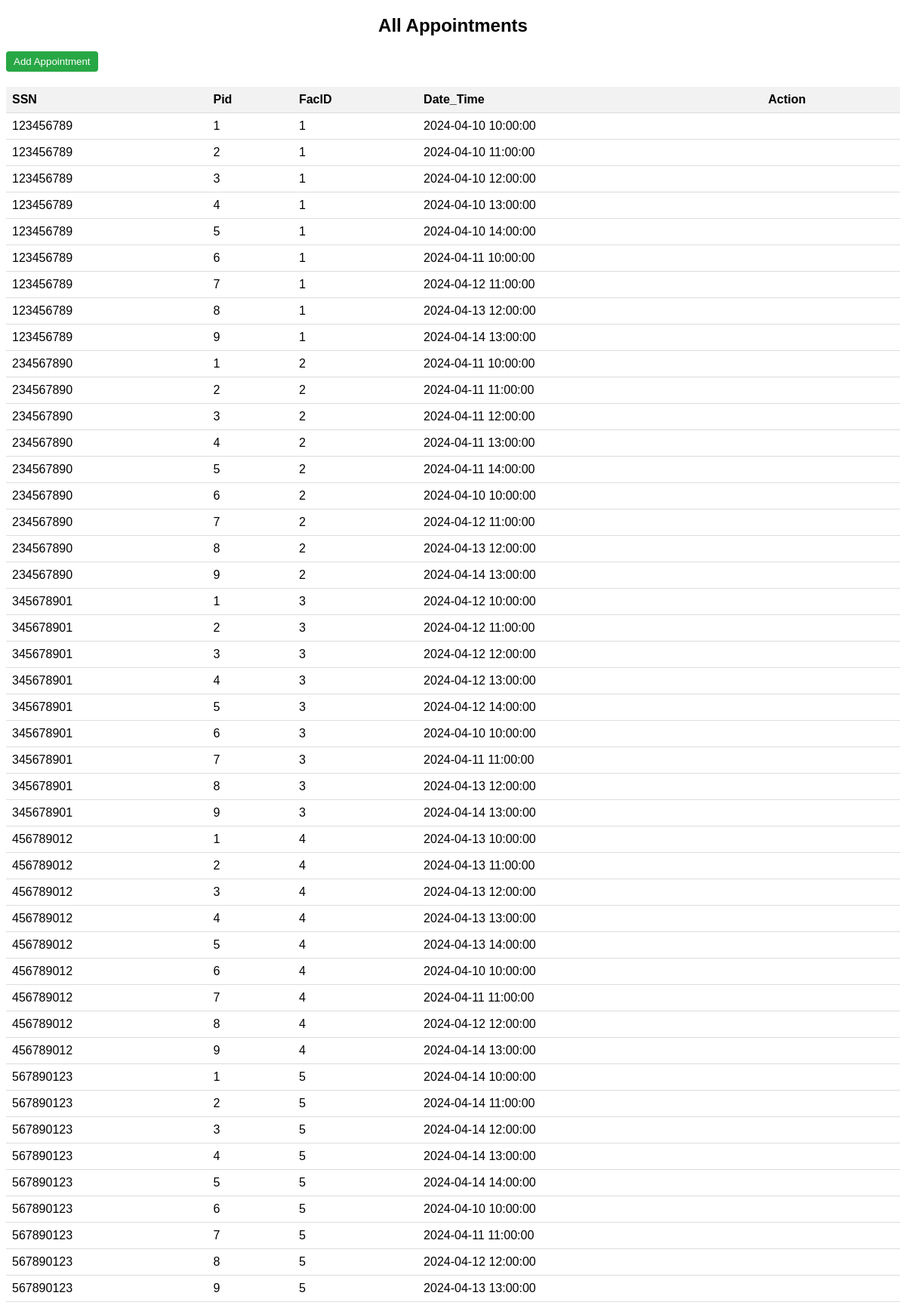
/modules/pm/appointments/appointments.php, run on the app's committed database.
### tables this page shows
CREATE TABLE `Appointment` (
  `FacID` int(10) NOT NULL,
  `SSN` varchar(50) NOT NULL,
  `Pid` int(10) NOT NULL,  
  `Date_Time` timestamp NULL DEFAULT current_timestamp(),
  `Inv_id` int(10) DEFAULT NULL,
  `Cost` int(10) DEFAULT NULL,
  PRIMARY KEY (`SSN`, `Pid`, `FacID`, `Date_Time`),
  CONSTRAINT appointment_fk_emp FOREIGN KEY (`SSN`) REFERENCES `Doctor` (`SSN`),
  CONSTRAINT appointment_fk_patient FOREIGN KEY (`Pid`) REFERENCES `Patient` (`Pid`),
  CONSTRAINT appointment_fk_facility FOREIGN KEY (`FacID`) REFERENCES `Facility` (`FacID`),
  CONSTRAINT appointment_fk_invoice FOREIGN KEY (`Inv_id`) REFERENCES `Invoice` (`Inv_id`)
);

### modules/pm/appointments/appointments.php (the view, shortened to what this page needs)
<!DOCTYPE html>
<html lang="en">
<head>
</head>
<body>
<h2>All Appointments</h2>
<button class="add-appointment-btn" onclick="location.href='add_appointment.php'">Add Appointment</button>
<table>
    <thead>
        <tr>
            <th>SSN</th>
            <th>Pid</th>
            <th>FacID</th>
            <th>Date_Time</th>
            <th>Action</th>
        </tr>
    </thead>
    <tbody>
        <?php
        include("config.php");
        $sql = "SELECT SSN, Pid, FacID, Date_Time
                FROM Appointment
                ORDER BY SSN";
        $result = mysqli_query($con, $sql);
        if (mysqli_num_rows($result) > 0) {
            while ($row = mysqli_fetch_assoc($result)) {
                ?>
                <tr>
                    <td><?php echo $row['SSN']; ?></td>
                    <td><?php echo $row['Pid']; ?></td>
                    <td><?php echo $row['FacID']; ?></td>
                    <td><?php echo $row['Date_Time']; ?></td>
                    <td>
                    </td>
                </tr>
                <?php
            }
        } else {
            echo "<tr><td colspan='5'>No appointments found</td></tr>";
        }
        ?>
    </tbody>
</table>
</body>
</html>

### modules/pm/appointments/appointments.php (style rules this page uses)
body { font-family: Arial, sans-serif; }
h2 { text-align: center; }
table { width: 100%; border-collapse: collapse; margin-top: 20px; }
th, td { padding: 8px; text-align: left; border-bottom: 1px solid #ddd; }
th { background-color: #f2f2f2; }
.add-appointment-btn { padding: 6px 10px; background-color: #28a745; color: #fff; border: none; border-radius: 4px; cursor: pointer; }

### data on the page
appointment: SSN "123456789", Pid "1", FacID "1", Date_Time "2024-04-10 10:00:00"
appointment: SSN "123456789", Pid "2", FacID "1", Date_Time "2024-04-10 11:00:00"
appointment: SSN "123456789", Pid "3", FacID "1", Date_Time "2024-04-10 12:00:00"
appointment: SSN "123456789", Pid "4", FacID "1", Date_Time "2024-04-10 13:00:00"
appointment: SSN "123456789", Pid "5", FacID "1", Date_Time "2024-04-10 14:00:00"
appointment: SSN "123456789", Pid "6", FacID "1", Date_Time "2024-04-11 10:00:00"
appointment: SSN "123456789", Pid "7", FacID "1", Date_Time "2024-04-12 11:00:00"
appointment: SSN "123456789", Pid "8", FacID "1", Date_Time "2024-04-13 12:00:00"
appointment: SSN "123456789", Pid "9", FacID "1", Date_Time "2024-04-14 13:00:00"
appointment: SSN "234567890", Pid "1", FacID "2", Date_Time "2024-04-11 10:00:00"
appointment: SSN "234567890", Pid "2", FacID "2", Date_Time "2024-04-11 11:00:00"
appointment: SSN "234567890", Pid "3", FacID "2", Date_Time "2024-04-11 12:00:00"
appointment: SSN "234567890", Pid "4", FacID "2", Date_Time "2024-04-11 13:00:00"
appointment: SSN "234567890", Pid "5", FacID "2", Date_Time "2024-04-11 14:00:00"
appointment: SSN "234567890", Pid "6", FacID "2", Date_Time "2024-04-10 10:00:00"
appointment: SSN "234567890", Pid "7", FacID "2", Date_Time "2024-04-12 11:00:00"
appointment: SSN "234567890", Pid "8", FacID "2", Date_Time "2024-04-13 12:00:00"
appointment: SSN "234567890", Pid "9", FacID "2", Date_Time "2024-04-14 13:00:00"
appointment: SSN "345678901", Pid "1", FacID "3", Date_Time "2024-04-12 10:00:00"
appointment: SSN "345678901", Pid "2", FacID "3", Date_Time "2024-04-12 11:00:00"
appointment: SSN "345678901", Pid "3", FacID "3", Date_Time "2024-04-12 12:00:00"
appointment: SSN "345678901", Pid "4", FacID "3", Date_Time "2024-04-12 13:00:00"
appointment: SSN "345678901", Pid "5", FacID "3", Date_Time "2024-04-12 14:00:00"
appointment: SSN "345678901", Pid "6", FacID "3", Date_Time "2024-04-10 10:00:00"
appointment: SSN "345678901", Pid "7", FacID "3", Date_Time "2024-04-11 11:00:00"
appointment: SSN "345678901", Pid "8", FacID "3", Date_Time "2024-04-13 12:00:00"
appointment: SSN "345678901", Pid "9", FacID "3", Date_Time "2024-04-14 13:00:00"
appointment: SSN "456789012", Pid "1", FacID "4", Date_Time "2024-04-13 10:00:00"
appointment: SSN "456789012", Pid "2", FacID "4", Date_Time "2024-04-13 11:00:00"
appointment: SSN "456789012", Pid "3", FacID "4", Date_Time "2024-04-13 12:00:00"
appointment: SSN "456789012", Pid "4", FacID "4", Date_Time "2024-04-13 13:00:00"
appointment: SSN "456789012", Pid "5", FacID "4", Date_Time "2024-04-13 14:00:00"
appointment: SSN "456789012", Pid "6", FacID "4", Date_Time "2024-04-10 10:00:00"
appointment: SSN "456789012", Pid "7", FacID "4", Date_Time "2024-04-11 11:00:00"
appointment: SSN "456789012", Pid "8", FacID "4", Date_Time "2024-04-12 12:00:00"
appointment: SSN "456789012", Pid "9", FacID "4", Date_Time "2024-04-14 13:00:00"
appointment: SSN "567890123", Pid "1", FacID "5", Date_Time "2024-04-14 10:00:00"
appointment: SSN "567890123", Pid "2", FacID "5", Date_Time "2024-04-14 11:00:00"
appointment: SSN "567890123", Pid "3", FacID "5", Date_Time "2024-04-14 12:00:00"
appointment: SSN "567890123", Pid "4", FacID "5", Date_Time "2024-04-14 13:00:00"
appointment: SSN "567890123", Pid "5", FacID "5", Date_Time "2024-04-14 14:00:00"
appointment: SSN "567890123", Pid "6", FacID "5", Date_Time "2024-04-10 10:00:00"
appointment: SSN "567890123", Pid "7", FacID "5", Date_Time "2024-04-11 11:00:00"
appointment: SSN "567890123", Pid "8", FacID "5", Date_Time "2024-04-12 12:00:00"
appointment: SSN "567890123", Pid "9", FacID "5", Date_Time "2024-04-13 13:00:00"
